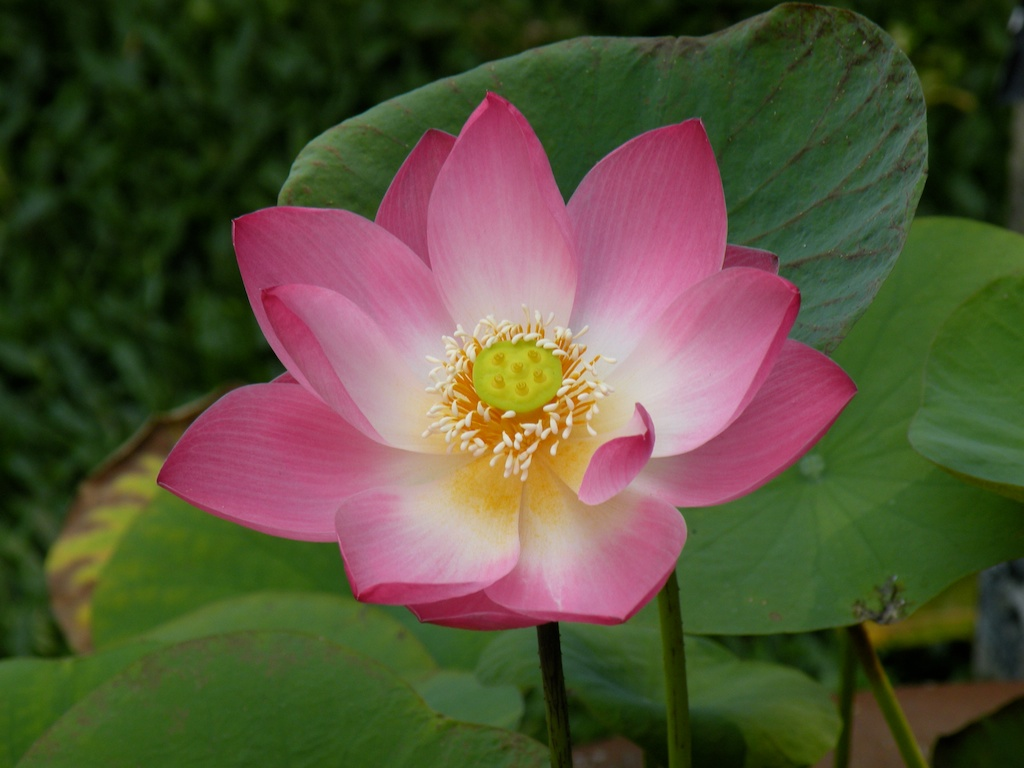
#> input picture HW2/lotus.jpg, 1024 x 768 px
$ python gray_to_scale.py
#> lines starting #> are read from the running program, lines starting #| are printed output that depends on the picture
import cv2

def to_bin(num):
    return bin(num)[2:]

lotus_img=cv2.imread("lotus.jpg",cv2.IMREAD_GRAYSCALE)
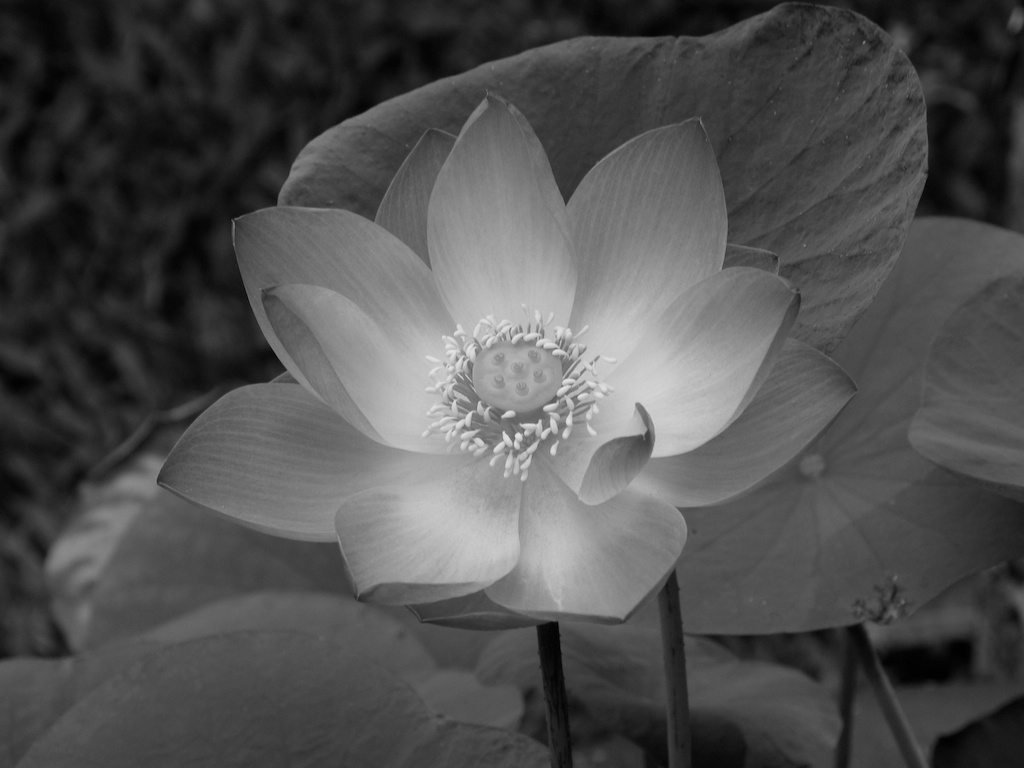
#> lotus_img: shape (768, 1024); min 0, max 230, mean 80
cv2.imwrite("lotus_gray.jpg",lotus_img)

$ run again, with HW2/ducks.jpg copied over HW2/lotus.jpg
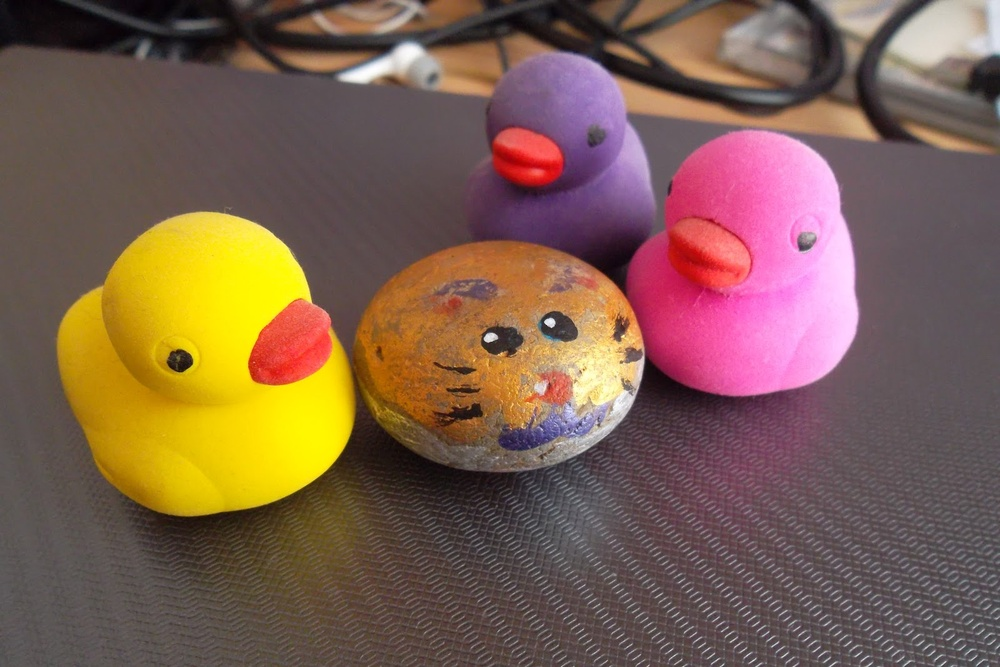
#> input picture HW2/ducks.jpg, 1000 x 667 px, shrunk from 1600 x 1067 before the run
#> `lotus_img=cv2.imread("lotus.jpg",cv2.IMREAD_GRAYSCALE)`:
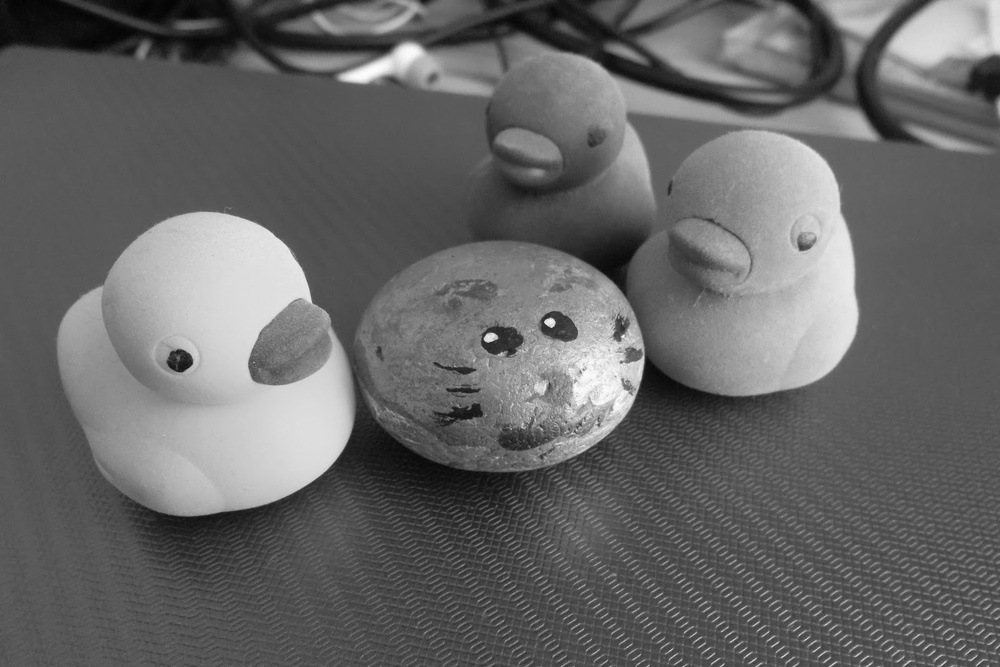
#> lotus_img: shape (667, 1000); min 2, max 255, mean 102.6
